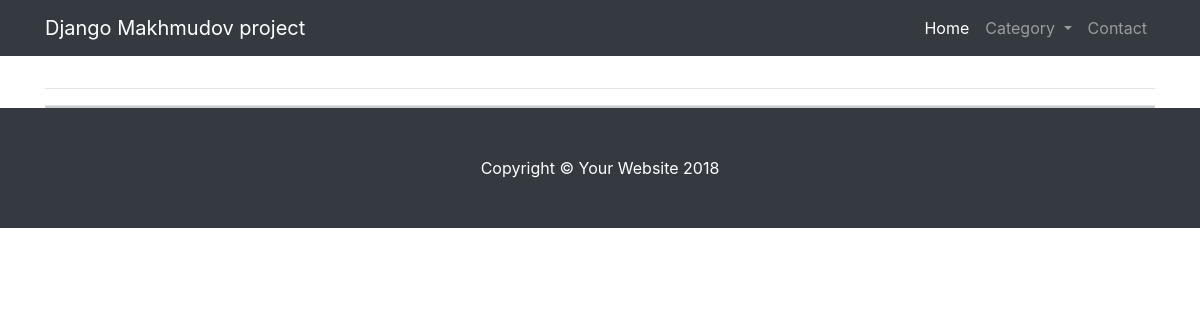
/, run on an earlier commit of the app's database.
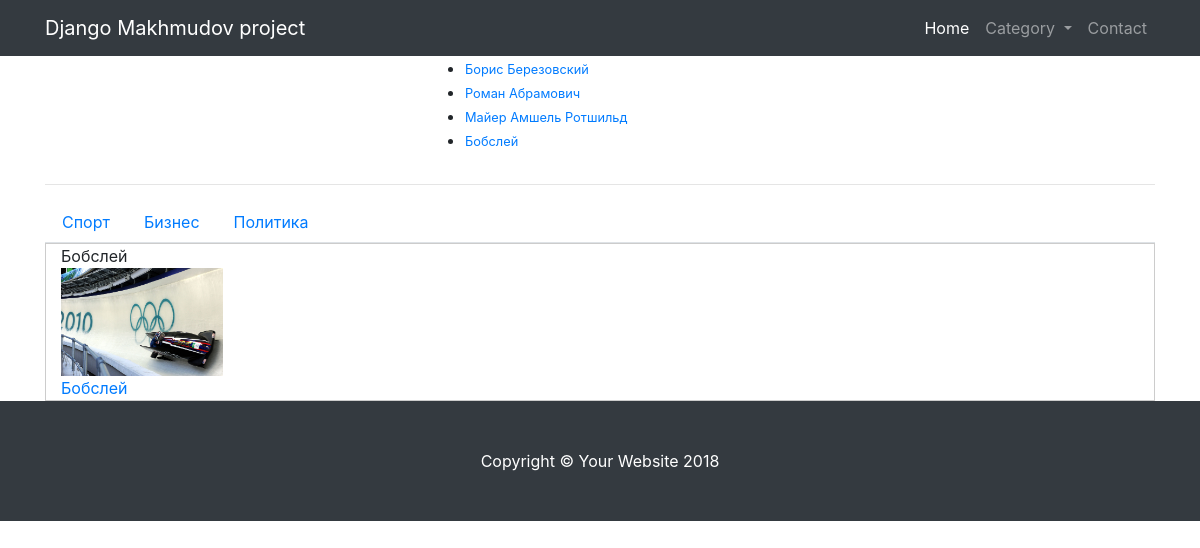
And on a later commit of the database.
### mediaportalapp/models.py (models this page shows, shortened)
class Article(models.Model):
	category = models.ForeignKey(Category)
	title = models.CharField(max_length=150)
	slug = models.SlugField()
	image = models.ImageField(upload_to=generate_filename)
	content = models.TextField()
	likes = models.PositiveIntegerField(default=0)
	dislikes = models.PositiveIntegerField(default=0)
	comments = GenericRelation('comments')
	user_reaction = models.ManyToManyField(settings.AUTH_USER_MODEL, blank=True)
	objects = models.Manager()

class Category(models.Model):
	name = models.CharField(max_length=100)
	slug = models.SlugField()
	def get_absolute_url(self):
		return reverse('category_detail_mediaportalapp', kwargs={'slug': self.slug})
	def __str__(self):
		return str(self.name)

### mediaportalapp/views.py (the view)
# urls.py: url(r'^$', CategoryListView.as_view(), name='index_mediaportalapp'),
class CategoryListView(ListView, CategoryAndArticlesListMixin):
	model = Category
	template_name = 'mediaportalapp/index.html'
	def get_context_data(self, *args, **kwargs):
		context = super().get_context_data(*args, **kwargs)
		context['categories'] = self.model.objects.all()
		context['articles'] = Article.objects.all()[:4]
		return context

### mediaportalapp/mixins.py (called while the page is built)
    def get_context_data(self, *args, **kwargs):
        context = {}
        context['categories'] = Category.objects.all()
        context['tabs_articles'] = Article.objects.all()
        return context

### mediaportalapp/templates/mediaportalapp/index.html (shortened to what this page needs)
{% load static %}
<!DOCTYPE html>
<html lang="en">
  <head>
    <link href="{% static 'css/bootstrap.min.css' %}" rel="stylesheet">
    <link href="{% static 'css/4-col-portfolio.css' %}" rel="stylesheet">
  </head>
  <body>
    <nav class="navbar navbar-expand-lg navbar-dark bg-dark fixed-top">
      <div class="container">
        <a class="navbar-brand" href="{% url 'index_mediaportalapp' %}">Django Makhmudov project</a>
        <div class="collapse navbar-collapse" id="navbarResponsive">
          <ul class="navbar-nav ml-auto">
            <li class="nav-item active">
              <a class="nav-link" href="#">Home
              </a>
            </li>
            <li class="nav-item dropdown">
            	<a class="nav-link dropdown-toggle" data-toggle="dropdown" href="#" role="button" aria-haspopup="true" aria-expanded="false">
			    Category
			  </a>
            </li>
            <li class="nav-item">
              <a class="nav-link" href="">Contact</a>
            </li>
          </ul>
        </div>
      </div>
    </nav>
    {% block content %}
    <div class="container">
      <div class="row">
        <div class="col-sm-4">
        </div>
        <div class="col-sm-8">
          <ul>
          {% for article in articles %}
            <li><a href="{% url 'article_detail_mediaportalapp' slug=article.slug category=article.category.slug %}" class="article" data-id="{{ article.id }}"><strong><small>{{ article.title }}</small></strong></a></li>
          {% endfor%}
          </ul>
        </div>
      </div>
      <hr>
      <ul class="nav nav-tabs" id="myTab" role="tablist">
        {% for category in categories%}
          <li class="nav-item">
            <a class="nav-link category" id="{{ category.slug }}-tab" data-toggle="tab"  data-slug="{{ category.slug }}" href="#{{ category.slug}}" role="tab" aria-controls="profile" aria-selected="false">{{ category.name }}</a>
          </li>
        {% endfor %}
      </ul>
      <div class="tab-content show_aritlces_by_categories" id="myTabContent" style="border:1px solid #ccc">
        {% for article in tabs_articles %}
          {% if article.category.slug == 'sport'%}
            <div class="col-sm-12">
              <div>
                {{ article.title}}
              </div>
              <div>
                <img src="http://127.0.0.1:8000/media/{{ article.image }}" style="width:15%">
              </div>
              <div><a href="articles/{{ article.category.slug }}/{{article.slug}}">{{article.title}}</a></div>
            </div>
          {% endif %}
        {% endfor %}
      </div>
    </div>
    {% endblock %}
    <footer class="py-5 bg-dark">
      <div class="container">
        <p class="m-0 text-center text-white">Copyright &copy; Your Website 2018</p>
      </div>
    </footer>
  </body>
</html>

What changed in the data, as far as the page shows it:
added Article: title "Борис Березовский"
added Article: title "Роман Абрамович"
added Article: title "Майер Амшель Ротшильд"
added Article: title "Бобслей", image (picture)
added Category: name "Спорт"
added Category: name "Бизнес"
added Category: name "Политика"
